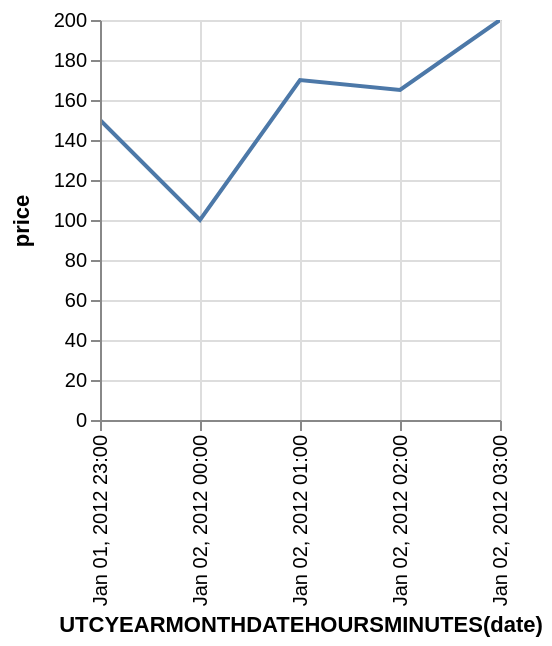

The specification (Vega-Lite) saved for this image:
### Vega specification from a JSON file in a GitHub repository (floating-point values rounded to 4 significant figures)
{"$schema": "https://vega.github.io/schema/vega/v3.0.json", "description": "Google's stock price over time.", "autosize": "pad", "padding": 5, "encode": {"update": {"stroke": {"value": "#ccc"}, "fill": {"value": "transparent"}}}, "data": [{"name": "source_0", "values": [{"date": "Sun, 01 Jan 2012 23:00:00", "price": 150}, {"date": "Sun, 02 Jan 2012 00:00:00", "price": 100}, {"date": "Sun, 02 Jan 2012 01:00:00", "price": 170}, {"date": "Sun, 02 Jan 2012 02:00:00", "price": 165}, {"date": "Sun, 02 Jan 2012 03:00:00", "price": 200}]}, {"name": "data_0", "source": "source_0", "transform": [{"type": "formula", "expr": "toDate(datum[\"date\"])", "as": "date"}, {"type": "formula", "expr": "toNumber(datum[\"price\"])", "as": "price"}, {"type": "filter", "expr": "datum[\"date\"] !== null && !isNaN(datum[\"date\"]) && datum[\"price\"] !== null && !isNaN(datum[\"price\"])"}, {"type": "formula", "as": "utcyearmonthdatehoursminutes_date", "expr": "datetime(utcyear(datum[\"date\"]), utcmonth(datum[\"date\"]), utcdate(datum[\"date\"]), utchours(datum[\"date\"]), utcminutes(datum[\"date\"]), 0, 0)"}, {"type": "collect", "sort": {"field": "utcyearmonthdatehoursminutes_date", "order": "descending"}}]}], "signals": [{"name": "width", "update": "200"}, {"name": "height", "update": "200"}], "marks": [{"name": "marks", "type": "line", "clip": true, "from": {"data": "data_0"}, "encode": {"update": {"x": {"scale": "x", "field": "utcyearmonthdatehoursminutes_date"}, "y": {"scale": "y", "field": "price"}, "stroke": {"value": "#4c78a8"}}}}], "scales": [{"name": "x", "type": "time", "domain": {"data": "data_0", "field": "utcyearmonthdatehoursminutes_date"}, "range": [0, {"signal": "width"}], "round": true, "nice": "minute"}, {"name": "y", "type": "linear", "domain": {"data": "data_0", "field": "price"}, "range": [{"signal": "height"}, 0], "round": true, "nice": true, "zero": true}], "axes": [{"scale": "x", "orient": "bottom", "tickCount": 5, "title": "UTCYEARMONTHDATEHOURSMINUTES(date)", "zindex": 1, "encode": {"labels": {"update": {"text": {"signal": "timeFormat(datum.value, '%b %d, %Y %H:%M')"}, "angle": {"value": 270}, "align": {"value": "right"}, "baseline": {"value": "middle"}}}}}, {"scale": "x", "domain": false, "grid": true, "labels": false, "orient": "bottom", "tickCount": 5, "ticks": false, "zindex": 0, "gridScale": "y"}, {"scale": "y", "maxExtent": 30, "minExtent": 30, "orient": "left", "title": "price", "zindex": 1}, {"scale": "y", "domain": false, "grid": true, "labels": false, "orient": "left", "ticks": false, "zindex": 0, "gridScale": "x"}], "config": {"axis": {"quantitativeExtent": 30}}}
